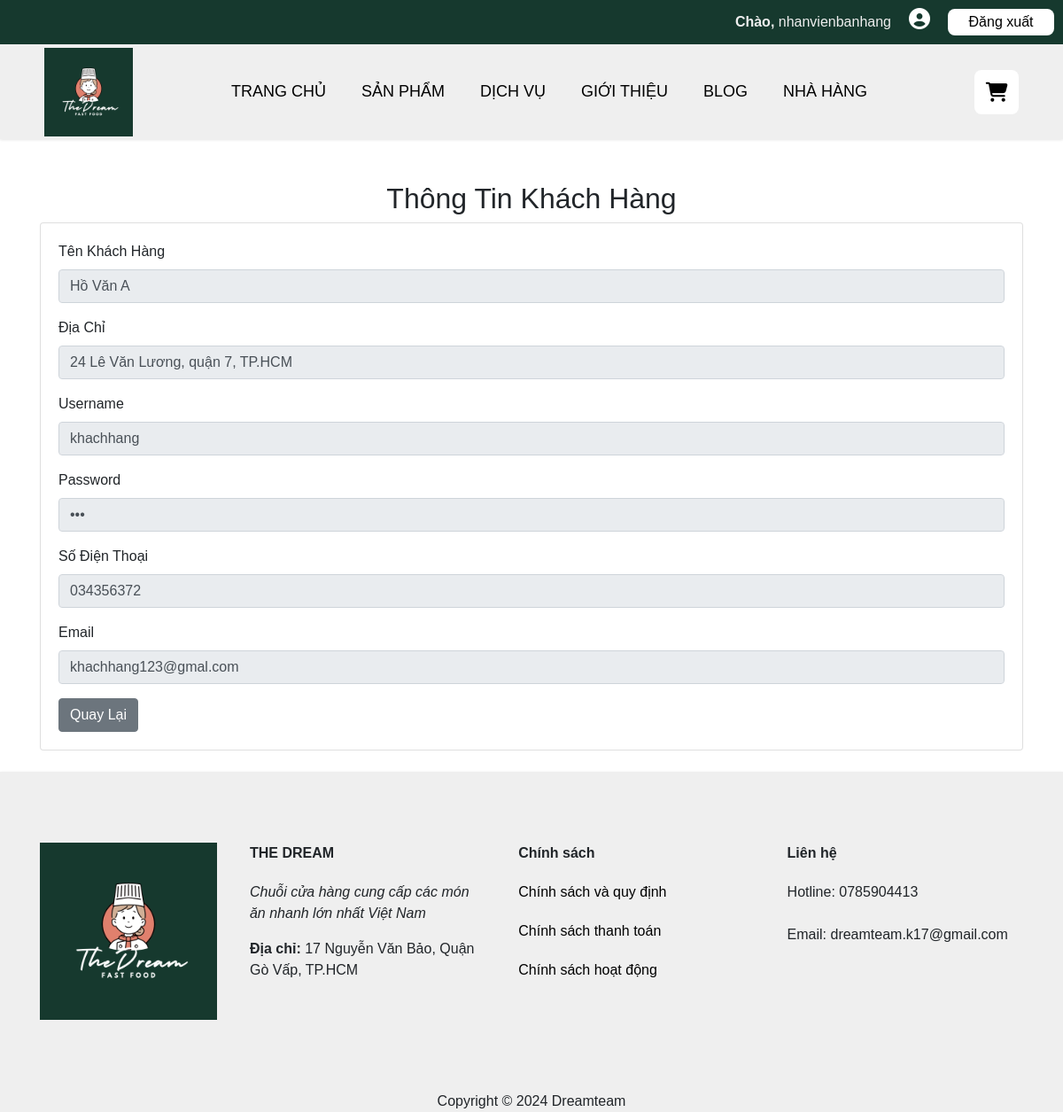
Before: /index.php?page=xemkhachhang&cate=1 (signed in) with the older database file.
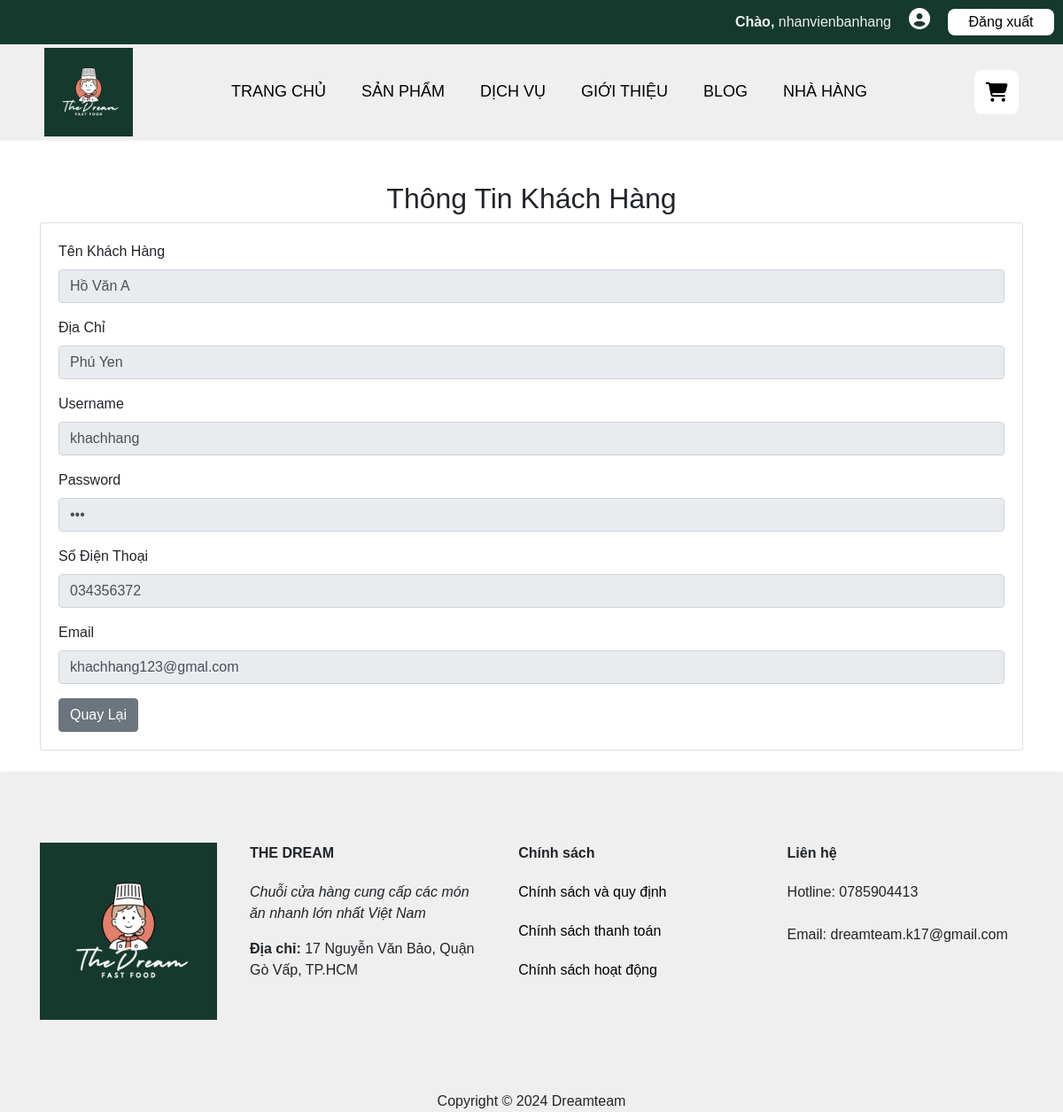
After: the same page with the newer database file.
### tables this page shows
CREATE TABLE `khachhang` (
  `MaKH` int(11) NOT NULL,
  `TenKH` varchar(50) NOT NULL,
  `Username` varchar(50) NOT NULL,
  `Password` varchar(50) NOT NULL,
  `SDT` varchar(20) NOT NULL,
  `Email` varchar(50) NOT NULL,
  `DiaChi` varchar(50) NOT NULL
);

### class/classdb.php (called while the page is built, shortened)
<?php
    class database{
        private function ketnoi(){
            $conn=new mysqli("localhost","root","","thedreamteam");
            if($conn->connect_error){
                echo "Kết nối thất bại!";
                exit();
            }
            else{
                return $conn;
            }
        }
        public function xuatdulieu($sql){
            $link=$this->ketnoi();
            $arr=array();
            $result=$link->query($sql);
            if($result->num_rows){
                while($row=$result->fetch_assoc())
                $arr[]=$row;
            return $arr;
            }
            else{
                return 0;
            }
        }
    }
?>

### class/classxuly.php (called while the page is built, shortened)
<?php
    class xuly extends database{
        public function danhsachkhachhang($id =''){
            if($id){
                $sql="select * from khachhang where MaKH='$id'";
            }else{
                $sql="select * from khachhang";
            }
            return $this->xuatdulieu($sql);
        }
    }
?>

### page/xemkhachhang/index.php (the view)
<?php
    include("class/classxuly.php");
    $obj=new xuly();
    $khachhang=$obj->danhsachkhachhang($cate);
?>
<section>
        <div class="container mt-5">
            <h2 class="text-center">Thông Tin Khách Hàng</h2>
            <div class="card mb-4">
                <div class="card-body">
                    <form  method="post" enctype="multipart/form-data">
                        <div class="form-group">
                            <label for="employeeName">Tên Khách Hàng</label>
                            <input type="text" class="form-control" disabled name="tennv" value="<?=$khachhang[0]['TenKH'] ?>">
                        </div>
                        <div class="form-group">
                            <label for="address">Địa Chỉ</label>
                            <input type="text" class="form-control"  name="diachi" value="<?=$khachhang[0]['DiaChi'] ?>" disabled>
                        </div>
                        <div class="form-group">
                            <label for="phone">Username</label>
                            <input type="text" class="form-control" name="username" value="<?=$khachhang[0]['Username'] ?>" disabled>
                        </div>
                        <div class="form-group">
                            <label for="phone">Password</label>
                            <input type="password" class="form-control"name="password" value="<?=$khachhang[0]['Password'] ?>" disabled>
                        </div>
                        <div class="form-group">
                            <label for="phone">Số Điện Thoại</label>
                            <input type="tel" class="form-control" name="sdt" value="<?=$khachhang[0]['SDT'] ?>" disabled>
                        </div>
                        <div class="form-group">
                            <label for="phone">Email</label>
                            <input type="text" class="form-control" name="email" value="<?=$khachhang[0]['Email'] ?>" disabled>
                        </div>
                        <a href="index.php?page=quanlykhachhang" class="btn btn-secondary">Quay Lại</a>
                    </form>
                </div>
            </div>
        </div>
    </section>

Changed rows visible on the page:
changed khachhang "Hồ Văn A": diachi "24 Lê Văn Lương, quận 7, TP.HCM" → "Phú Yen"
